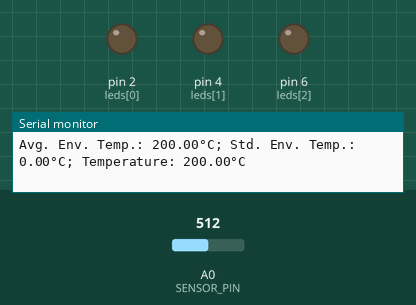
Bench run of a sketch on a simulated Arduino Uno, built with avr-gcc and run on an emulated ATmega328P. On the bench: output pins drawn as LEDs (lit = HIGH), the last lines printed to the serial monitor. The test bench sets the inputs (shaded band); at power-on: A0 (SENSOR_PIN) = 512.

Above: at 1.3 s.
1.4 s: A0 (SENSOR_PIN) set to 515
At 2.3 s:
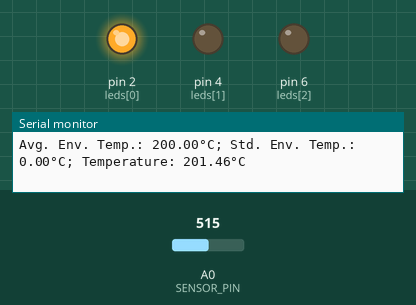
2.9 s: A0 (SENSOR_PIN) set to 716
At 3.8 s:
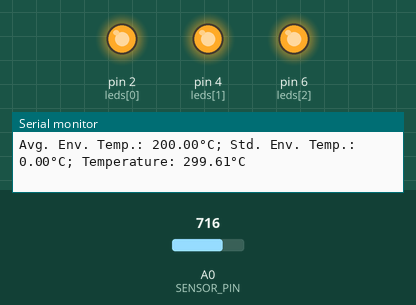
4.4 s: A0 (SENSOR_PIN) set to 511
At 5.8 s:
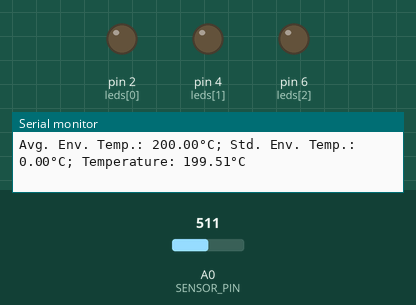
7.4 s: A0 (SENSOR_PIN) set to 900
At 8.2 s:
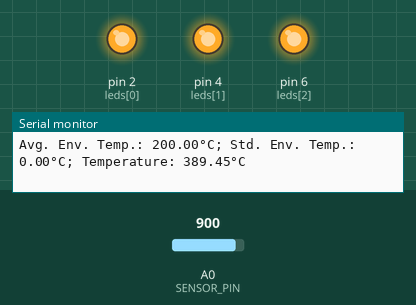
Timing chart, 0 to 10.4 s (numbered marks = the images above; inputs shaded):
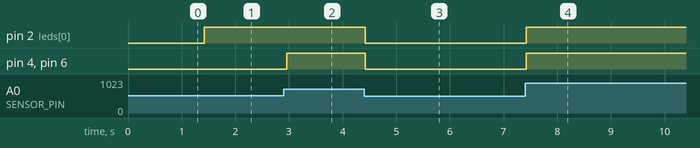

The sketch:

temp_read.ino
```cpp
/**
 * An object-oriented version of the code that switches leds depending
 * on the measured temperature. This is project n. 2 into the Arduino
 * starter kit manual.
 *
 * Author: Michele De Stefano
 */

class TempSensor {

private:
  static uint8_t const SENSOR_PIN = A0;
  // The following is explained into the manual
  static double const SENSOR_TO_VOLTAGE = 5.0 / 1024.0;

  double m_env_avg_temp = 0.0;
  double m_env_std_temp = 0.0;

public:

  TempSensor() {}

  void init() {
    /*
     * This is my code. I automatically compute the average environment temperature
     * and the std of the measurement. This is different from what the manual suggests.
     */
    int const n = 100;
    double sum_temp = 0.0;
    double sum_sq_temp = 0.0;
    for (int i = 0; i < n; ++i) {
      double const cur_temp = get_temp();
      sum_temp += cur_temp;
      sum_sq_temp += sq(cur_temp);
      delay(1);
    }
    m_env_avg_temp = sum_temp / n;
    m_env_std_temp = sqrt(((sum_sq_temp) - sq(sum_temp) / n) / (n - 1));
  }

  double get_temp() const {
    int const sensor_value = analogRead(SENSOR_PIN);
    double const voltage = SENSOR_TO_VOLTAGE * sensor_value;
    // The following computation is explained into the manual (comes from the data-sheet of the sensor)
    return 100.0 * (voltage - 0.5);
  }

  double get_env_avg_temp() const {
    return m_env_avg_temp;
  }

  double get_env_std_temp() const {
    return m_env_std_temp;
  }
};

class TempIndicator {
private:

  static uint8_t const leds[];

  TempSensor const& m_temp_sensor;

public:

  TempIndicator(TempSensor const& sensor) : m_temp_sensor(sensor) {}

  void init() {
    for (int i = 0; i < 3; ++i) {
      pinMode(leds[i], OUTPUT);
      digitalWrite(leds[i], LOW);
    }
  }

  double display() {
    double const avg_temp = m_temp_sensor.get_env_avg_temp();
    // NOTE: Assuming a Gaussian distribution, 1.96 is the 97.5 percentile and I use it for determining the thresholds
    double const confidence = 1.96 * m_temp_sensor.get_env_std_temp();
    double const temp_threshold = avg_temp + confidence;
    // Differently from what the manual suggests, I make steps of 1 degree, because I have the confidence
    double const level[] = {temp_threshold + 1.0, temp_threshold + 2.0, temp_threshold + 3.0};

    double const temp = m_temp_sensor.get_temp();

    if (temp < level[0]) {
      switch_off_all();
      return temp;
    }

    if (temp < level[1]) {
      display_low_level();
      return temp;
    }

    if (temp < level[2]) {
      display_medium_level();
      return temp;
    }

    display_high_level();
    temp;
  }

private:

  void switch_off_all() {
    for (int i = 0; i < 3; digitalWrite(leds[i++], LOW));
  }

  void display_low_level() {
    digitalWrite(leds[0], HIGH);
    for (int i = 1; i < 3; digitalWrite(leds[i++], LOW));
  }

  void display_medium_level() {
    for (int i = 0; i < 2; digitalWrite(leds[i++], HIGH));
    digitalWrite(leds[2], LOW);
  }

  void display_high_level() {
    for (int i = 0; i < 3; digitalWrite(leds[i++], HIGH));
  }
};

// NOTE: The following are the pins where LEDs need to be connected
uint8_t const TempIndicator::leds[] = {2, 4, 6};

static TempSensor temp_sensor;
static TempIndicator temp_indicator(temp_sensor);


void setup() {
  // put your setup code here, to run once:
  Serial.begin(9600);
  temp_sensor.init();
  temp_indicator.init();
}

void loop() {
  // put your main code here, to run repeatedly:
  Serial.print("Avg. Env. Temp.: ");
  Serial.print(temp_sensor.get_env_avg_temp());
  Serial.print("°C; Std. Env. Temp.: ");
  Serial.print(temp_sensor.get_env_std_temp());
  Serial.print("°C; Temperature: ");
  double const cur_temp = temp_indicator.display();
  Serial.print(cur_temp);
  Serial.println("°C");
  delay(10);
}
```

Measured:
- the behaviour switches between 514 and 515 on A0 (SENSOR_PIN) (found by bisection; images 0 and 1)
- after the input at 1.4 s, pin 2 (leds[0]): LOW → HIGH at once
- after the input at 2.9 s, pin 4 (leds[1]), pin 6 (leds[2]): LOW → HIGH after 0.06 s
- after the input at 4.4 s, pin 2 (leds[0]), pin 4 (leds[1]), pin 6 (leds[2]): HIGH → LOW at once
- after the input at 7.4 s, pin 2 (leds[0]), pin 4 (leds[1]), pin 6 (leds[2]): LOW → HIGH at once
